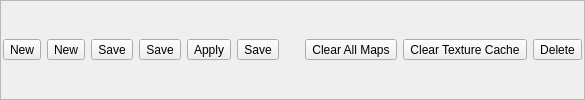
    <widget class="QFrame" name="buttonFrame">
     <property name="frameShape">
      <enum>QFrame::Shape::StyledPanel</enum>
     </property>
     <layout class="QHBoxLayout" name="buttonLayout">
      <property name="leftMargin">
       <number>2</number>
      </property>
      <property name="topMargin">
       <number>2</number>
      </property>
      <property name="rightMargin">
       <number>2</number>
      </property>
      <property name="bottomMargin">
       <number>2</number>
      </property>
      <item>
       <widget class="QToolButton" name="eyeDropper">
        <property name="toolTip">
         <string>Create new material</string>
        </property>
        <property name="text">
         <string>New</string>
        </property>
        <property name="icon">
         <iconset resource="../ModelViewer.qrc">
          <normaloff>:/icons/res/eye_dropper.png</normaloff>:/icons/res/eye_dropper.png</iconset>
        </property>
        <property name="iconSize">
         <size>
          <width>36</width>
          <height>36</height>
         </size>
        </property>
       </widget>
      </item>
      <item>
       <widget class="QToolButton" name="newButton">
        <property name="toolTip">
         <string>Create new material</string>
        </property>
        <property name="text">
         <string>New</string>
        </property>
        <property name="icon">
         <iconset resource="../ModelViewer.qrc">
          <normaloff>:/icons/res/new.png</normaloff>:/icons/res/new.png</iconset>
        </property>
        <property name="iconSize">
         <size>
          <width>36</width>
          <height>36</height>
         </size>
        </property>
       </widget>
      </item>
      <item>
       <widget class="QToolButton" name="saveButton">
        <property name="toolTip">
         <string>Save material to user library</string>
        </property>
        <property name="text">
         <string>Save</string>
        </property>
        <property name="icon">
         <iconset resource="../ModelViewer.qrc">
          <normaloff>:/icons/res/save.png</normaloff>:/icons/res/save.png</iconset>
        </property>
        <property name="iconSize">
         <size>
          <width>36</width>
          <height>36</height>
         </size>
        </property>
       </widget>
      </item>
      <item>
       <widget class="QToolButton" name="saveButtonAs">
        <property name="toolTip">
         <string>Save as new material to user library</string>
        </property>
        <property name="text">
         <string>Save</string>
        </property>
        <property name="icon">
         <iconset resource="../ModelViewer.qrc">
          <normaloff>:/icons/res/save_as.png</normaloff>:/icons/res/save_as.png</iconset>
        </property>
        <property name="iconSize">
         <size>
          <width>36</width>
          <height>36</height>
         </size>
        </property>
       </widget>
      </item>
      <item>
       <widget class="QToolButton" name="applyButton">
        <property name="toolTip">
         <string>Apply material to selected mesh</string>
        </property>
        <property name="text">
         <string>Apply</string>
        </property>
        <property name="icon">
         <iconset resource="../ModelViewer.qrc">
          <normaloff>:/icons/res/apply.png</normaloff>:/icons/res/apply.png</iconset>
        </property>
        <property name="iconSize">
         <size>
          <width>36</width>
          <height>36</height>
         </size>
        </property>
       </widget>
      </item>
      <item>
       <widget class="QToolButton" name="refreshTreeButton">
        <property name="toolTip">
         <string>Refresh the selected material attributes from the library</string>
        </property>
        <property name="text">
         <string>Save</string>
        </property>
        <property name="icon">
         <iconset resource="../ModelViewer.qrc">
          <normaloff>:/icons/res/refresh_tree.png</normaloff>:/icons/res/refresh_tree.png</iconset>
        </property>
        <property name="iconSize">
         <size>
          <width>36</width>
          <height>36</height>
         </size>
        </property>
       </widget>
      </item>
      <item>
       <spacer name="buttonStretch">
        <property name="orientation">
         <enum>Qt::Orientation::Horizontal</enum>
        </property>
        <property name="sizeType">
         <enum>QSizePolicy::Policy::Expanding</enum>
        </property>
        <property name="sizeHint" stdset="0">
         <size>
          <width>20</width>
          <height>20</height>
         </size>
        </property>
       </spacer>
      </item>
      <item>
       <widget class="QToolButton" name="toolButtonClearAllMaps">
        <property name="toolTip">
         <string>Clear all maps from the material and mesh</string>
        </property>
        <property name="text">
         <string>Clear All Maps</string>
        </property>
        <property name="icon">
         <iconset resource="../ModelViewer.qrc">
          <normaloff>:/icons/res/clear_all_maps.png</normaloff>:/icons/res/clear_all_maps.png</iconset>
        </property>
        <property name="iconSize">
         <size>
          <width>36</width>
          <height>36</height>
         </size>
        </property>
       </widget>
      </item>
      <item>
       <widget class="QToolButton" name="toolButtonClearTextureCache">
        <property name="toolTip">
         <string>Clear the texture cache</string>
        </property>
        <property name="text">
         <string>Clear Texture Cache</string>
        </property>
        <property name="icon">
         <iconset resource="../ModelViewer.qrc">
          <normaloff>:/icons/res/clear_texture_cache.png</normaloff>:/icons/res/clear_texture_cache.png</iconset>
        </property>
        <property name="iconSize">
         <size>
          <width>36</width>
          <height>36</height>
         </size>
        </property>
       </widget>
      </item>
      <item>
       <widget class="QToolButton" name="deleteButton">
        <property name="toolTip">
         <string>Delete user defined material</string>
        </property>
        <property name="text">
         <string>Delete</string>
        </property>
        <property name="icon">
         <iconset resource="../ModelViewer.qrc">
          <normaloff>:/icons/res/delete.png</normaloff>:/icons/res/delete.png</iconset>
        </property>
        <property name="iconSize">
         <size>
          <width>36</width>
          <height>36</height>
         </size>
        </property>
       </widget>
      </item>
     </layout>
    </widget>
